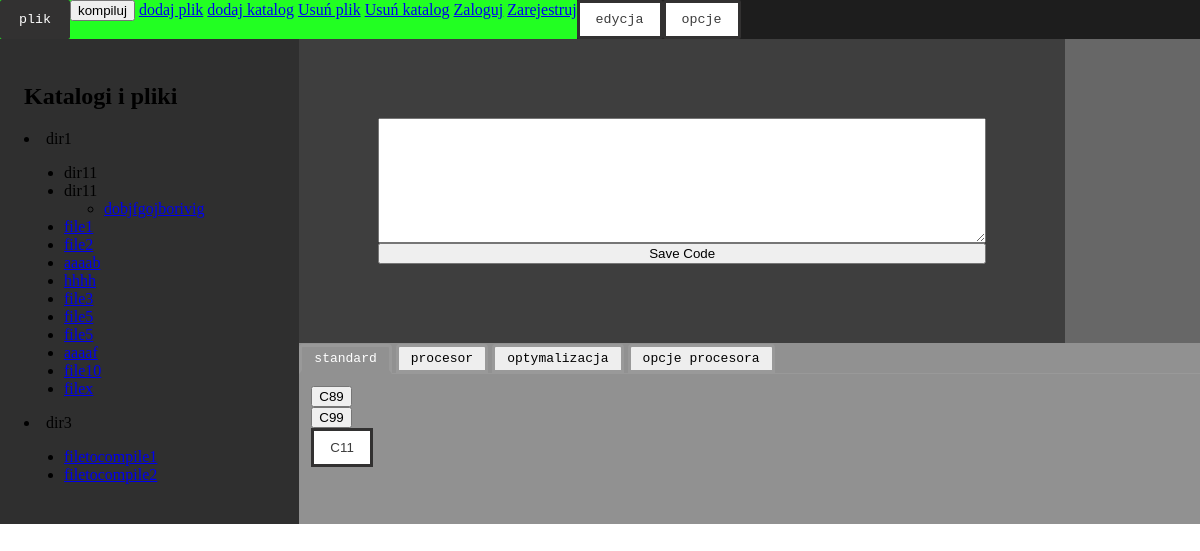
The page / on the database its author committed.
### core/models.py (models this page shows, shortened)
class Directory(models.Model):
    name = models.CharField(max_length=255)
    description = models.TextField(blank=True)
    created_at = models.DateTimeField(auto_now_add=True)
    owner = models.ForeignKey(User, on_delete=models.CASCADE)
    is_available = models.BooleanField(default=True)
    availability_changed_at = models.DateTimeField(auto_now=True)
    last_modified_at = models.DateTimeField(auto_now=True)
    parent_directory = models.ForeignKey('self', blank=True, null=True, on_delete=models.CASCADE)

class File(models.Model):
    name = models.CharField(max_length=255)
    description = models.TextField(blank=True)
    created_at = models.DateTimeField(auto_now_add=True)
    owner = models.ForeignKey(User, on_delete=models.CASCADE)
    is_available = models.BooleanField(default=True)
    availability_changed_at = models.DateTimeField(auto_now=True)
    last_modified_at = models.DateTimeField(auto_now=True)
    directory = models.ForeignKey(Directory, on_delete=models.CASCADE, default=1)
    content = models.TextField()
    compiled_content = models.TextField(blank=True)

### core/views.py (the view)
# urls.py: 2. Add a URL to urlpatterns:  path('', views.home, name='home')
def home(request):
    root_directories = Directory.objects.filter(parent_directory__isnull=True)
    compilation_options = get_object_or_404(CompilationOption)
    return render(request, 'core/home.html', {'root_directories': root_directories, 'compilation_options': compilation_options, 'file_id': 1})

### core/templates/core/home.html (shortened to what this page needs)
<!doctype html>
<html lang="pl">
{% load static %}
<head>
    <link rel="stylesheet" href="{% static 'core/makieta.css' %}">
    <link rel="stylesheet" type ="text/css" href="{% static 'core/codemirror.css' %}">
</head>
<body class="dark-color-scheme">
    <div class="header">
        <div class="dropdown1">
            <button class="menu-button">plik</button>
            <div class="xd">
                <button id="kompiluj-button">kompiluj</button>
                <a href="{% url 'add_file' %}">dodaj plik</a>
                <a href="{% url 'add_directory' %}">dodaj katalog</a>
                <a class="dropdown-item" href="{% url 'delete_file' %}">Usuń plik</a>
                <a class="dropdown-item" href="{% url 'delete_directory' %}">Usuń katalog</a>
                <a class="dropdown-item" href="{% url 'login' %}">Zaloguj</a>
                <a class="dropdown-item" href="{% url 'signup' %}">Zarejestruj</a>
            </div>
        </div>
        <button class="menu-button">edycja</button>
        <button class="menu-button">opcje</button>
    </div>
    <div class="meat">
        <div class='leftside'>
            <h2>Katalogi i pliki</h2>
            {% for directory in root_directories %}
                {% if directory.is_available %}
                    {% include 'core/directory_template.html' %}
                {% endif %}
            {% endfor %}
        </div>
        <div class="rightside">
            <div class="rightside-top">
                <div class="program">
                    <div class="program">
                        <textarea id="code-editor">
                            {{ file_content }}
                        </textarea>
                        <button id="save-button" class="stretch-button">Save Code</button>
                    </div>
                </div>
                <div class="code">
                    <pre class="all-code">
                    </pre>
                </div>
            </div>
            <div class="tabs-wrapper">
                <label for="tab1">standard</label>
                <label for="tab2">procesor</label>
                <label for="tab3">optymalizacja</label>
                <label for="tab4">opcje procesora</label>
                <div class="tab content1">
                    <button class="standard-button {% if compilation_options.standard == 'C89' %}selected{% endif %}" value="C89">C89</button><br>
<button class="standard-button {% if compilation_options.standard == 'C99' %}selected{% endif %}" value="C99">C99</button><br>
<button class="standard-button {% if compilation_options.standard == 'C11' %}selected{% endif %}" value="C11">C11</button><br>
                </div>
            </div>
        </div>
    </div>
</body>
</html>

### core/templates/core/directory_template.html
<li>
    {{ directory.name }}
    <ul>
        {% for subdirectory in directory.directory_set.all %}
            {% include 'core/subdirectory_template.html' %}
        {% endfor %}
        {% for file in directory.file_set.all %}
            {% if file.is_available %}
                <li><a href="{% url 'file_content' file.id %}" data-id="{{ file.id }}" class="file-link">{{ file.name }}</a></li>
            {% endif %}
        {% endfor %}
    </ul>
</li>

### core/templates/core/subdirectory_template.html (shortened to what this page needs)
<li>
    {{ subdirectory.name }}
    <ul>
        {% for file in subdirectory.file_set.all %}
            <li><a href="{% url 'file_content' file.id %}" data-id="{{ file.id }}" class="file-link">{{ file.name }}</a></li>
        {% endfor %}
    </ul>
</li>

### core/static/core/makieta.css (style rules this page uses)
:root { --text-color: black; --color1: #595959; --color2: #7F7F7F; --color3: #A5A5A5; --color4: #CCCCCC; --color5: #F2F2F2; }
.dark-color-scheme { --text-color: white; --color1: #1D1D1D; --color2: #2F2F2F; --color3: #3E3E3E; --color4: #676767; --color5: #919191; }
html, body { height: 100%; margin: 0; display: flex; flex-direction: column; }
pre { max-height: 100%; white-space: pre-line; font-weight: 900; font-size: larger; color: var(--text-color); }
.header { background-color: var(--color1); display: flex; flex-direction: row; }
.meat { max-height: 1080px; display: flex; flex-direction: row; }
.leftside { padding: 2%; background-color: var(--color2); flex-grow: 1; max-width: 30% }
.rightside { max-height: 1080px; flex-grow: 6; display: flex; flex-direction: column; }
.rightside-top { max-height: 900px; flex-grow: 10; display: flex; flex-direction: row; }
.program { text-align: justify; padding: 5%; display: flex; flex-direction: column; flex-grow: 5; background-color: var(--color3); overflow: auto; }
#code-editor { height:max-content; min-height: 0; flex-grow: 1; }
.stretch-button { flex-shrink: 0; }
.all-code { width: 100%; overflow-y: scroll; }
.code { padding: 2%; background-color: var(--color4); display: flex; flex-grow: 1; }
.tabs-wrapper { clear: both; background-color: var(--color5); flex-grow: 5; }
input+label { display: inline-block; font-family: monospace; }
input~.tab { display: none }
#tab1:checked~.tab.content1, #tab2:checked~.tab.content2, #tab3:checked~.tab.content3, #tab4:checked~.tab.content4, #tab5:checked~.tab.content5 { display: block; }
input+label { border: 1px solid #999; background: #EEE; padding: 4px 12px; border-radius: 4px 4px 0 0; border-width: 3px; position: relative; top: 1px; transition: background-color 0.15s, color 0.15s; }
input:checked+label { background: var(--color5); border-bottom: 4px solid transparent; color: var(--text-color); }
input~.tab { border-top: 1px solid #999; padding: 12px; font-family: monospace; color: var(--text-color); }
.menu-button { font-family: monospace; background-color: white; border-color: rgb(50, 49, 49); border-style: solid; border-width: 3px; color: rgb(60, 60, 60); padding-left: 16px; padding-top: 9px; padding-right: 16px; padding-bottom: 9px; border-radius: 2px; vertical-align: top; cursor: pointer; transition: background-color 0.15s, color 0.15s; }
.dropdown1 { position: relative; display: inline-flex; background-color: #2f2f; }
.xd { background-color: #2f2f; }
.selected { background-color: white; border-color: rgb(50, 49, 49); border-style: solid; border-width: 3px; color: rgb(60, 60, 60); padding-left: 16px; padding-top: 9px; padding-right: 16px; padding-bottom: 9px; }

### rows shown on the page
Directory: name "dir1"
Directory: name "dir11"
Directory: name "dir11"
File: name "dobjfgojborivig"
File: name "file1"
File: name "file2"
File: name "aaaab"
File: name "hhhh"
File: name "file3"
File: name "file5"
File: name "file5"
File: name "aaaaf"
File: name "file10"
File: name "filex"
Directory: name "dir3"
File: name "filetocompile1"
File: name "filetocompile2"
